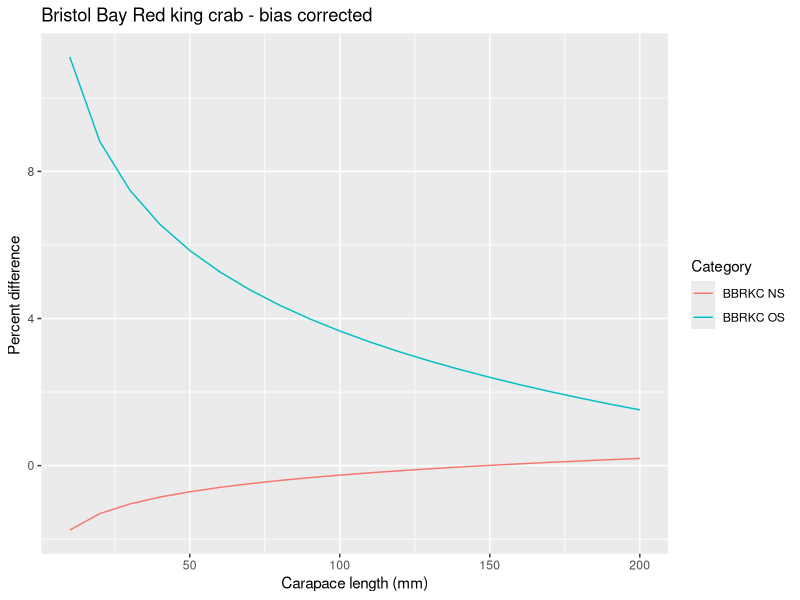
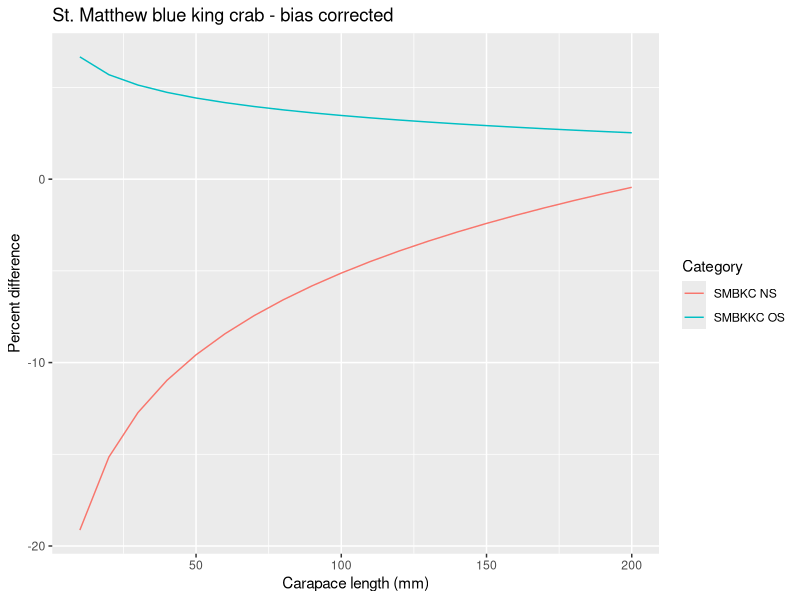
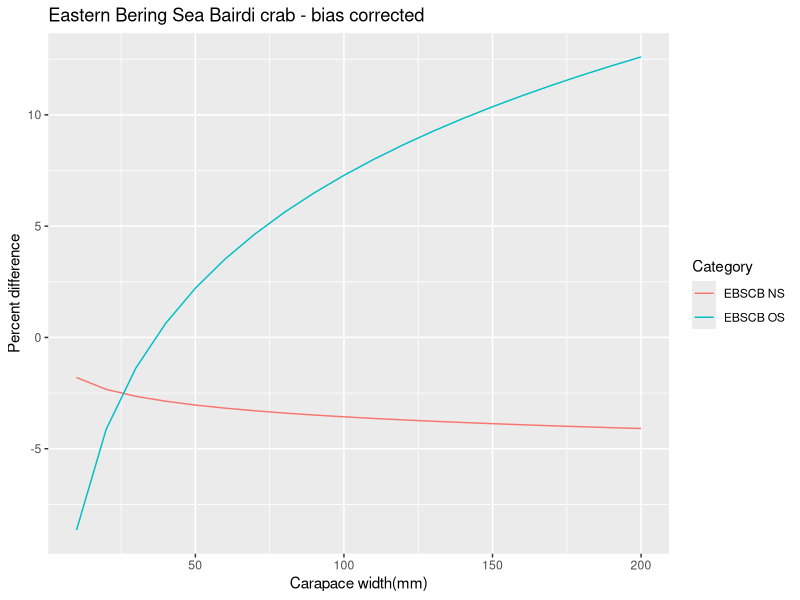
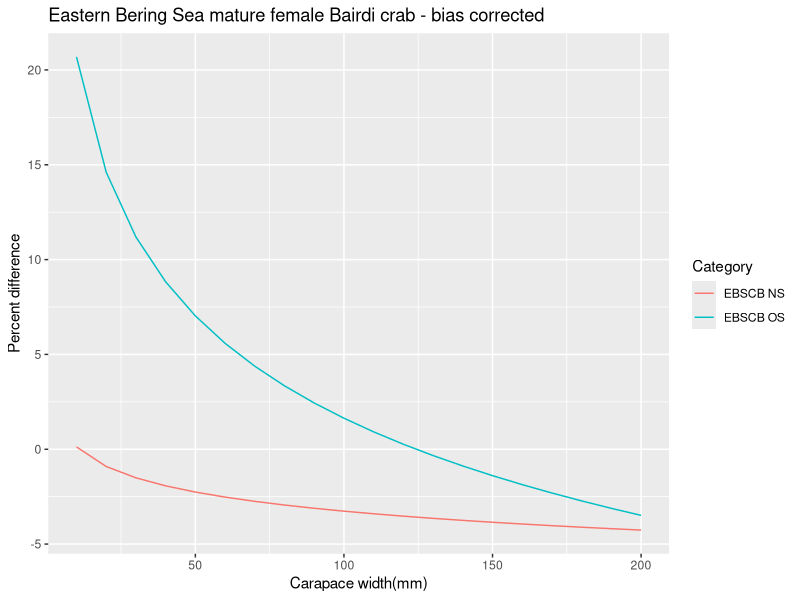
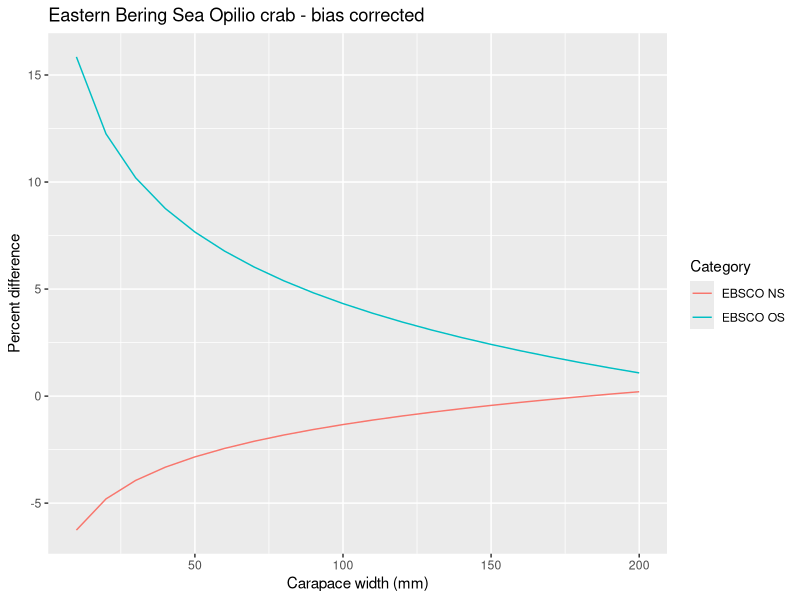

These figures' R source, in order: (Note: this script raises an error after producing the figures.)
# Jon Richar 
# 6/16/2020
# Calculate length/weight regression models for BBRKC by shell condition
library(tidyverse)
library(stats)
library(nlme)
library(ggpubr)
library(ggplot2)
setwd("C:/Users/Jon.Richar/Work/GitRepos/LengthWeight/EBSCrabLengthWeight/DATA/Biomass_DATA")

pct_dif<-read.csv("Calc_weight_differences.csv")

names(pct_dif)
######################### Create data objects ###################
size<-pct_dif$Size10mm

rkc_ns_dif<-pct_dif$BBRKC_NS_BC_pct_dif
mean(rkc_ns_dif)

rkc_os_dif<-pct_dif$BBRKC_OS_BC_BC_pct_dif
mean(rkc_os_dif)

cb_ns_dif<-pct_dif$EBSCB_NS_BC_pct_dif
mean(cb_ns_dif)

cb_ns_matfem_dif<-pct_dif$EBSCB_MATFEM_NS_BC_pct_dif
mean(cb_ns_matfem_dif)

cb_os_dif<-pct_dif$EBSCB_OS_BC_pct_dif
mean(cb_os_dif)

cb_os_matfem_dif<-pct_dif$EBSCB_MATFEM_OS_BC_pct_dif
mean(cb_os_matfem_dif)

co_ns_dif<-pct_dif$EBSCO_NS_BC_pct_dif
mean(co_ns_dif)

co_ns_matfem_dif<-pct_dif$EBSCO_MATFEM_NS_BIAS_CORRECTED
mean(co_ns_matfem_dif)

co_os_dif<-pct_dif$EBSCO_OS_BC_pct_dif
mean(co_os_dif)

co_os_matfem_dif<-pct_dif$EBSCO_MATFEM_OS_BIAS_CORRECTED
mean(co_os_matfem_dif)
########################## Plot #######################################

ggplot(pct_dif,aes(x=Size10mm))+
geom_line(aes(y=BBRKC_NS_BC_pct_dif,color = "BBRKC NS"))+
geom_line(aes(y=BBRKC_OS_BC_pct_dif,color="BBRKC OS"))+
labs(color = "Category",x = "Carapace length (mm)", y = "Percent difference ",title="Bristol Bay Red king crab - bias corrected")

rkc<-ggplot(pct_dif,aes(x=Size10mm))+
geom_line(aes(y=BBRKC_NS_BC_pct_dif,color = "BBRKC NS"))+
geom_line(aes(y=BBRKC_OS_BC_pct_dif,color="BBRKC OS"))+
labs(color = "Category",x = "Carapace length (mm)", y = "Percent difference",title="Bristol Bay Red king crab - bias corrected")


ggplot(pct_dif,aes(x=Size10mm))+
  geom_line(aes(y=SMBKC_NS_BC_pct_dif,color = "SMBKC NS"))+
  geom_line(aes(y=SMBKC_OS_BC_pct_dif,color="SMBKKC OS"))+
  labs(color = "Category",x = "Carapace length (mm)", y = "Percent difference",title="St. Matthew blue king crab - bias corrected")


bkc<-ggplot(pct_dif,aes(x=Size10mm))+
  geom_line(aes(y=SMBKC_NS_BC_pct_dif,color = "SMBKC NS"))+
  geom_line(aes(y=SMBKC_OS_BC_pct_dif,color="SMBKKC OS"))+
  labs(color = "Category",x = "Carapace length (mm)", y = "Percent difference",title="St. Matthew blue king crab - bias corrected")

#BAIRDI 
# Males
ggplot(pct_dif,aes(x=Size10mm))+
geom_line(aes(y=EBSCB_NS_BC_pct_dif,color = "EBSCB NS"))+
geom_line(aes(y=EBSCB_OS_BC_pct_dif,color="EBSCB OS"))+
labs(color = "Category",x = "Carapace width(mm)", y = "Percent difference",title="Eastern Bering Sea Bairdi crab - bias corrected")

cb<-ggplot(pct_dif,aes(x=Size10mm))+
geom_line(aes(y=EBSCB_NS_BC_pct_dif,color = "EBSCB NS"))+
geom_line(aes(y=EBSCB_OS_BC_pct_dif,color="EBSCB OS"))+
labs(color = "Category",x = "Carapace width(mm)", y = "Percent difference",title="Eastern Bering Sea Bairdi crab - bias corrected")

# Females
ggplot(pct_dif,aes(x=Size10mm))+
  geom_line(aes(y=EBSCB_NS_MATFEM_BC_pct_dif,color = "EBSCB NS"))+
  geom_line(aes(y=EBSCB_OS_MATFEM_BC_pct_dif,color="EBSCB OS"))+
  labs(color = "Category",x = "Carapace width(mm)", y = "Percent difference",title="Eastern Bering Sea mature female Bairdi crab - bias corrected")

cbfem<-ggplot(pct_dif,aes(x=Size10mm))+
  geom_line(aes(y=EBSCB_NS_MATFEM_BC_pct_dif,color = "EBSCB NS"))+
  geom_line(aes(y=EBSCB_OS_MATFEM_BC_pct_dif,color="EBSCB OS"))+
  labs(color = "Category",x = "Carapace width(mm)", y = "Percent difference",title="Eastern Bering Sea mature female Bairdi crab - bias corrected")

#OPILIO
#Males
ggplot(pct_dif,aes(x=Size10mm))+
geom_line(aes(y=EBSCO_NS_BC_pct_dif,color = "EBSCO NS"))+
geom_line(aes(y=EBSCO_OS_BC_pct_dif,color="EBSCO OS"))+
labs(color = "Category",x = "Carapace width (mm)", y = "Percent difference",title="Eastern Bering Sea Opilio crab - bias corrected")

co<-ggplot(pct_dif,aes(x=Size10mm))+
geom_line(aes(y=EBSCO_NS_BC_pct_dif,color = "EBSCO NS"))+
geom_line(aes(y=EBSCO_OS_BC_pct_dif,color="EBSCO OS"))+
labs(color = "Category",x = "Carapace width (mm)", y = "Percent difference",title="Eastern Bering Sea Opilio crab - bias corrected")

#Females
ggplot(pct_dif,aes(x=Size10mm))+
  geom_line(aes(y=EBSCO_MATFEM_NS_BC_pct_dif,color = "EBSCO NS"))+
  geom_line(aes(y=EBSCO_MATFEM_OS_BC_pct_dif,color="EBSCO OS"))+
  labs(color = "Category",x = "Carapace width (mm)", y = "Percent difference",title="Eastern Bering Sea mature female Opilio crab - bias corrected")

cofem<-ggplot(pct_dif,aes(x=Size10mm))+
  geom_line(aes(y=EBSCO_NS_BC_pct_dif,color = "EBSCO NS"))+
  geom_line(aes(y=EBSCO_OS_BC_pct_dif,color="EBSCO OS"))+
  labs(color = "Category",x = "Carapace width (mm)", y = "Percent difference",title="Eastern Bering Sea mature female Opilio crab - bias corrected")

############## 3 panel ###########################################################
dev.new()

ggarrange(rkc, bkc, cb,co,
labels = c("a.)", "b.)", "c.)", "d.)"),
ncol = 2, nrow = 2)

dev.new()

ggarrange(cbfem,cofem,
labels = c("a.)", "b.)"),
ncol = 1, nrow = 2)
